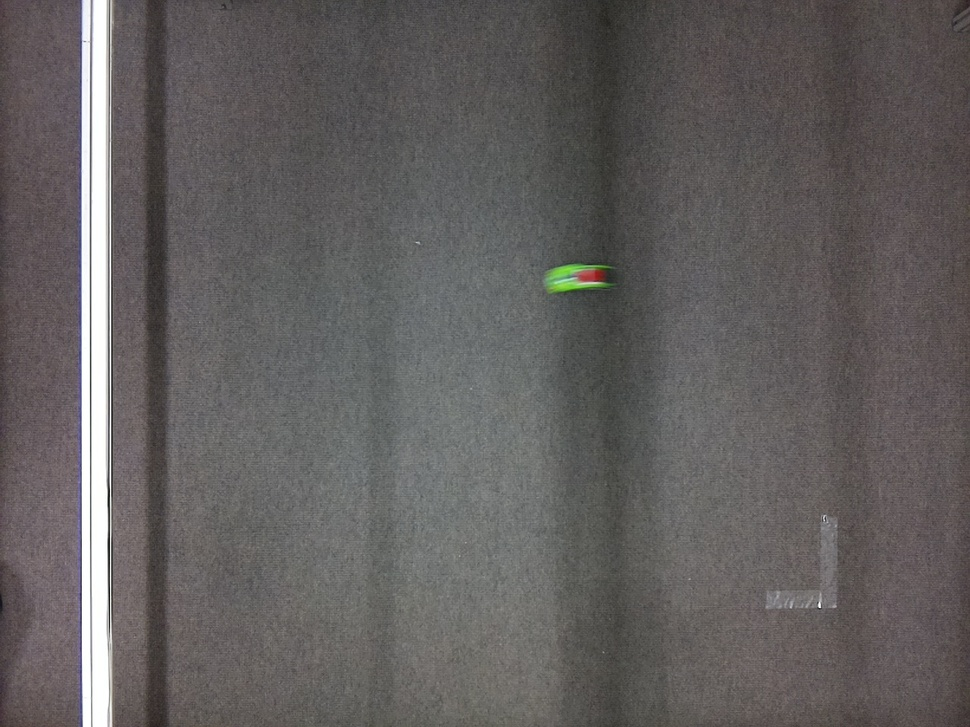
#> input picture Synchronized Photos/camera-1/243-east/client_243_000.jpg, 970 x 727 px, shrunk from 1280 x 960 before the run
$ python -i detector.py   (imports and definitions only)
#> lines starting #> are read from the running program, lines starting #| are printed output that depends on the picture; after the words box and inside, x2 and y2 are one past the last pixel; in counts of white or black regions, pixels touching at a corner belong together
import cv2
import numpy as np
import math

def detector(img_path):
    captured_image = cv2.imread(img_path)
#> captured_image is the input picture: shape (727, 970, 3); mean B, G, R 94.6, 95.1, 98.6

    lower_red = np.array([0,10,20])
    upper_red = np.array([15,255,255])
    mask0 = cv2.inRange(captured_image, lower_red, upper_red)
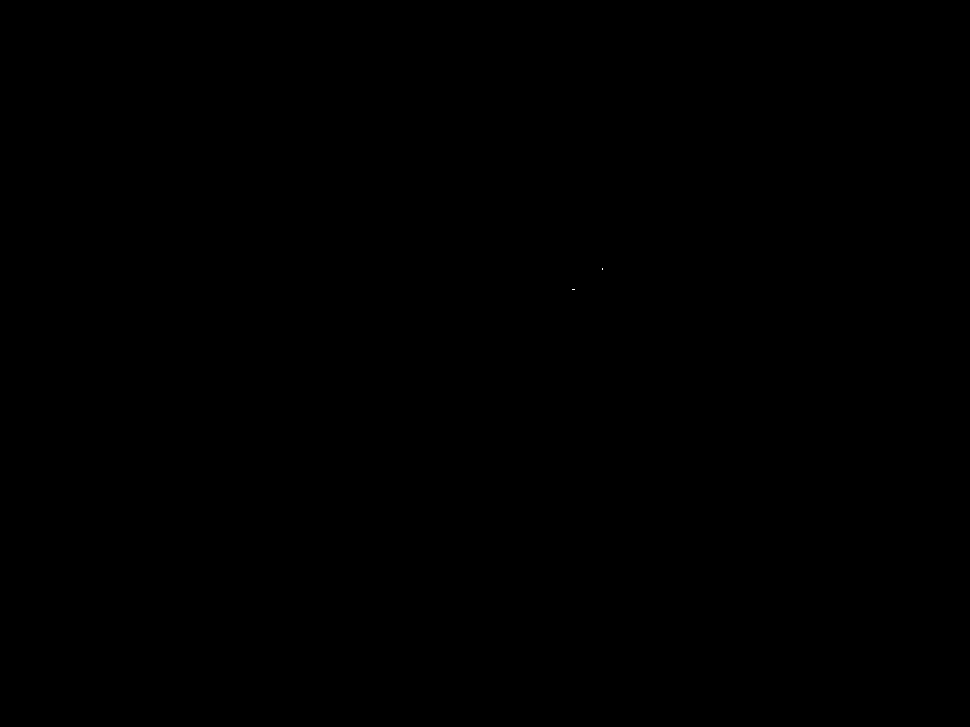
#> mask0: shape (727, 970); 0% white in thin lines or dots, all inside (x1, y1, x2, y2) = (572, 268, 603, 290)
    final_mask = mask0
    ## slice the red
    imask = final_mask > 0
    red = np.zeros_like(captured_image, np.uint8)
    red[imask] = captured_image[imask]

    image = cv2.cvtColor(red, cv2.COLOR_HSV2BGR)
    gray = cv2.cvtColor(red, cv2.COLOR_BGR2GRAY)
    dst = cv2.cornerHarris(gray, 2, 3, 0.04)
    # --- create a black image to see where those corners occur ---
    mask = np.zeros_like(gray)
    # --- applying a threshold and turning those pixels above the threshold to white ---
    mask[dst > 0.01 * dst.max()] = 255
    # cv.imshow('mask', mask)
    image[dst > 0.01 * dst.max()] = [0, 0, 255]   # --- [0, 0, 255] --> Red ---
#> image: shape (727, 970, 3); mean B, G, R 0, 0, 0
    # print(captured_image.shape)
    coordinates = np.argwhere(mask)
    # Convert array of arrays to lists of lists
    coordinates_list = [l.tolist() for l in list(coordinates)]
    # Convert list to tuples
    coordinates_tuples = [tuple(l) for l in coordinates_list]
    # Create a distance threshold
    thresh =10
    # Compute the distance from each corner to every other corner.
    def distance(pt1, pt2):
        (x1, y1), (x2, y2) = pt1, pt2
        dist = math.sqrt((x2 - x1) ** 2 + (y2 - y1) ** 2)
        return dist
    # Keep corners that satisfy the distance threshold
    coordinates_tuples_copy = coordinates_tuples
    i = 1
    for pt1 in coordinates_tuples:
        for pt2 in coordinates_tuples[i::1]:
            if (distance(pt1, pt2) < thresh):
                coordinates_tuples_copy.remove(pt2)
        i += 1
    l2 = [tuple[::-1] for tuple in coordinates_tuples]
    arr = np.array(l2)
    x_coordinates = np.average(arr, axis=0)[0]
    y_coordinates = np.average(arr, axis=0)[1]
    return x_coordinates, y_coordinates

>>> result = detector('../Synchronized Photos/camera-1/243-east/client_243_000.jpg')
